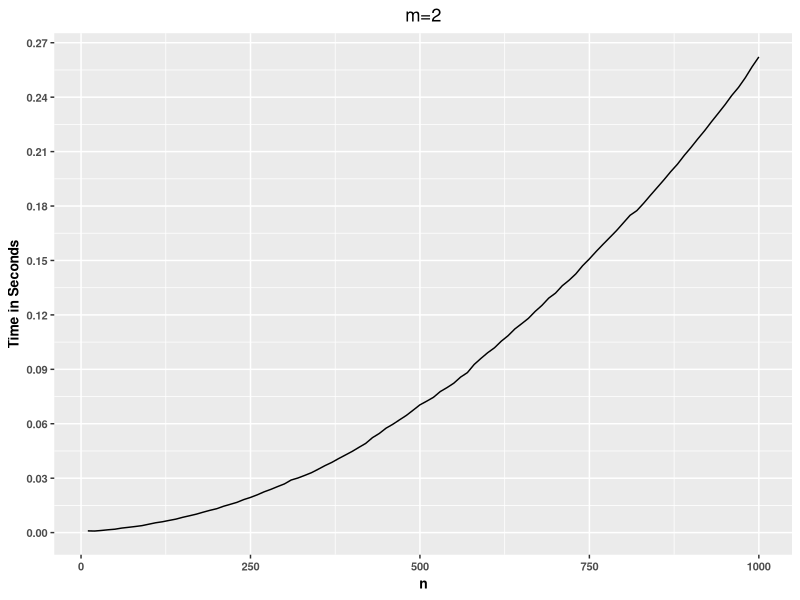
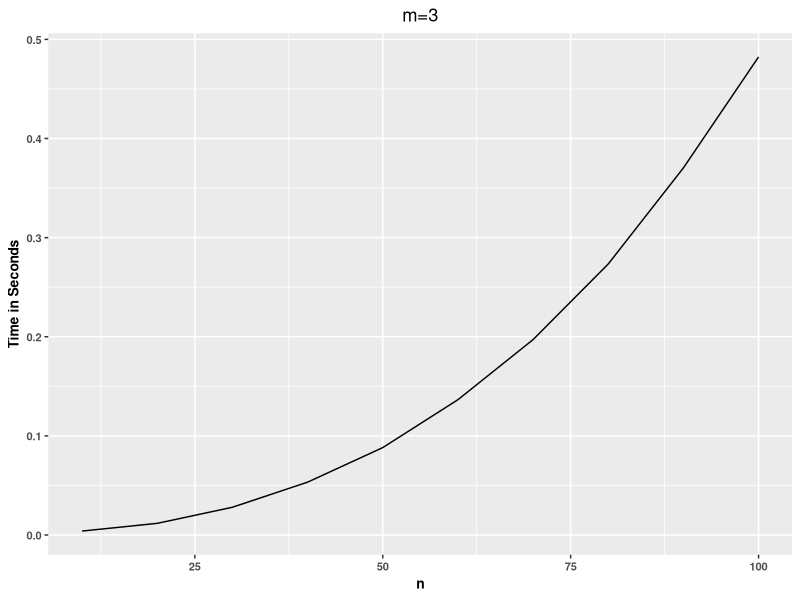
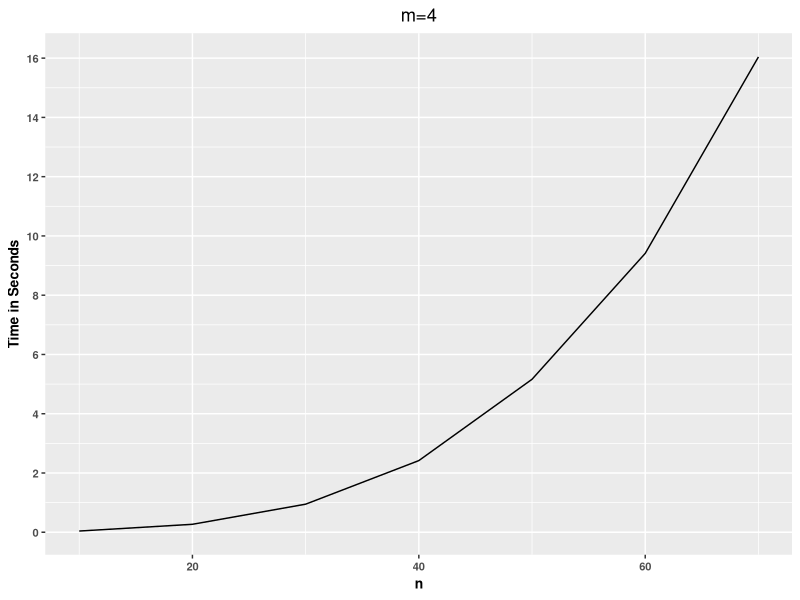
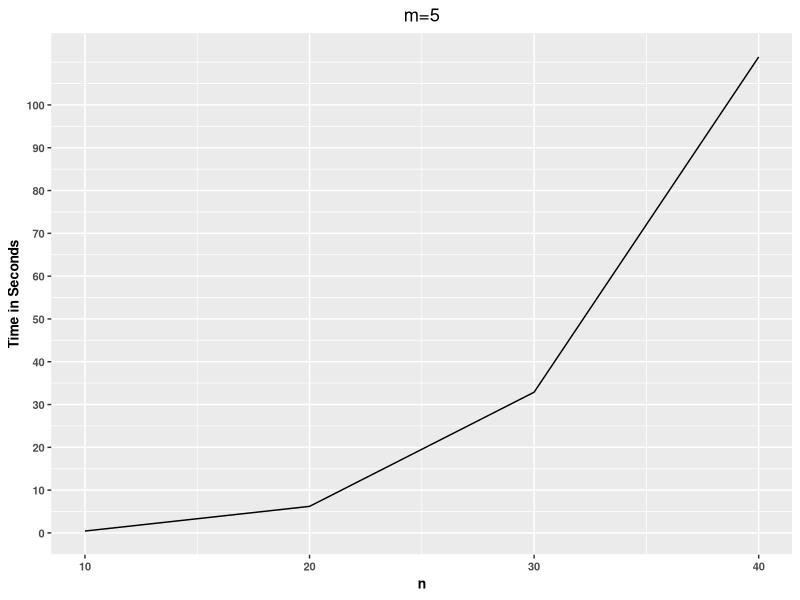
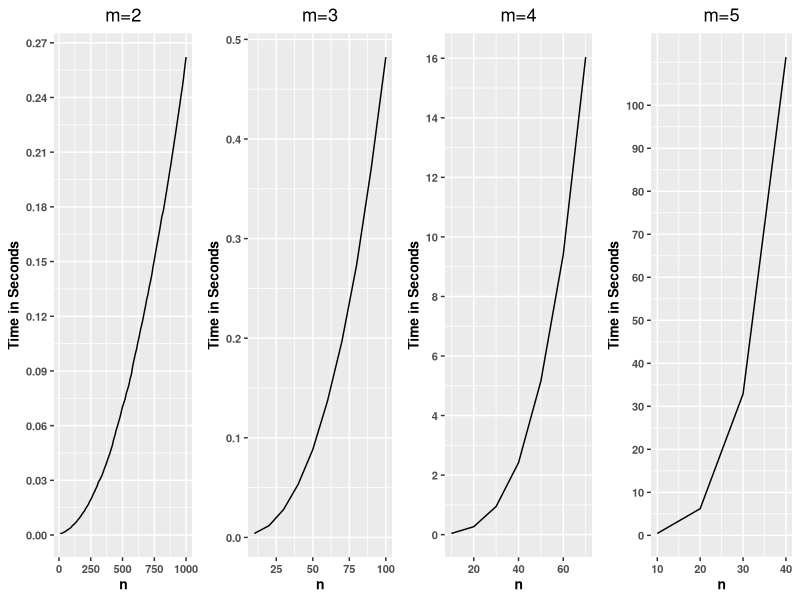

The R source for these figures, in order:
library(ggplot2)
library(scales)
library(dplyr)
library(gridExtra)
library(gtable)
library(ggpubr)

setwd("~/Desktop/research/pmd/pmdproject/pmdproject/efficiency study/data")
m2 <- read.table('effi_m2.txt')
m3 <- read.table('effi_m3.txt')
m4 <- read.table('effi_m4.txt')
m5 <- read.table('effi_m5.txt')



p2 <- m2 %>% ggplot() + geom_path(aes(x=n,y=time)) + labs(title = 'm=2') + 
  scale_y_continuous(breaks = seq(0,0.27,0.03)) + 
  theme(plot.title = element_text(hjust = 0.5)) + 
  ylab('Time in Seconds') + 
  theme(axis.text.x = element_text(face="bold", 
                                   size=8),
        axis.text.y = element_text(face="bold", 
                                   size=8),
        axis.title=element_text(size=10,face="bold")) 
p2


p3 <- m3 %>% ggplot() + geom_path(aes(x=n,y=time)) + 
  labs(title = 'm=3')  + 
  theme(plot.title = element_text(hjust = 0.5)) + 
  ylab('Time in Seconds') + 
  theme(axis.text.x = element_text(face="bold", 
                                   size=8),
        axis.text.y = element_text(face="bold", 
                                   size=8),
        axis.title=element_text(size=10,face="bold")) 
p3


p4 <- m4 %>% ggplot() + geom_path(aes(x=n,y=time)) + labs(title = 'm=4') +
  scale_y_continuous(breaks = seq(0,16,2)) + 
  theme(plot.title = element_text(hjust = 0.5)) + 
  ylab('Time in Seconds') + 
  theme(axis.text.x = element_text(face="bold", 
                                   size=8),
        axis.text.y = element_text(face="bold", 
                                   size=8),
        axis.title=element_text(size=10,face="bold")) 
p4


p5 <- m5 %>% ggplot() + geom_path(aes(x=n,y=time)) + ggtitle('m=5') + 
  ylab('Time in Seconds') +
  scale_y_continuous(breaks = seq(0,100,10)) + 
  theme(plot.title = element_text(hjust = 0.5)) + 
  theme(axis.text.x = element_text(face="bold", 
                                   size=8),
        axis.text.y = element_text(face="bold", 
                                   size=8),
        axis.title=element_text(size=10,face="bold")) 
p5


ggarrange(p2, p3, p4, p5, ncol=4, nrow=1, common.legend = TRUE, legend="bottom")

